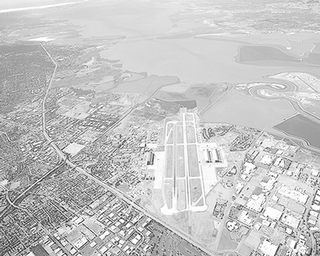
%> input picture Experimental_Report_doc/数字图像处理技术/E1_Matlab环境及图像的基本操作/aerial_image.tif (cropped and resized to the size of MATLAB's example picture), 320 x 256 px, given in place of football.jpg, which was not available
$ octave e2.m   (GNU Octave 9; MATLAB toolbox functions it lacks are replaced by stand-ins)
%> lines starting %> are read from the running program, lines starting %| are printed output that depends on the picture; pictures that were not available may be replaced by others from this repository, and a replacement may not be noted
clear;clc;close all;
f = imread("football.jpg");
%> f is the input picture: size 256x320x3 uint8; min 26, max 255, mean 196.8
%% 1.图像反转
g = im2gray(f);
g1 = 255-g;
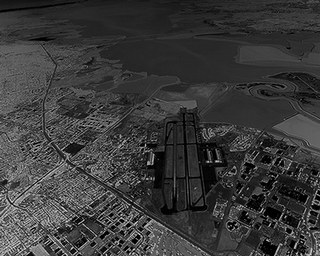
%> g1: size 256x320 uint8; min 0, max 229, mean 58.2
figure
subplot(121),imshow(g);
subplot(122),imshow(g1);
%% 2.对数变换
f2 = imread('DFT.tif');
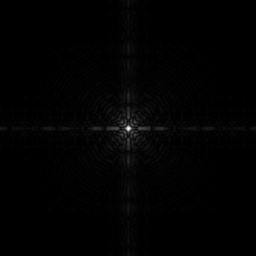
%> input picture Experimental_Report_doc/数字图像处理技术/E1_Matlab环境及图像的基本操作/DFT.tif, 256 x 256 px
%> f2 is the input picture: size 256x256 uint8; min 0, max 255, mean 2.1
c = 1.0;
%mat2gray将数据缩放到0-1,直接使用imshow只会显示0-1之间的像素
g2 = mat2gray(c*log(1+double(f2)));
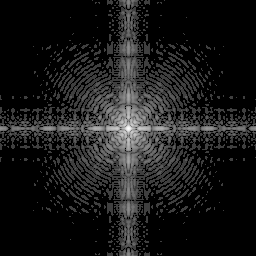
%> g2: size 256x256 double; min 0, max 1, mean 0.101
figure
subplot(121),imshow(f2);
subplot(122),imshow(g2);

%% 3.消除加性噪声
clear;clc;close all;

%> (the run ends here)
